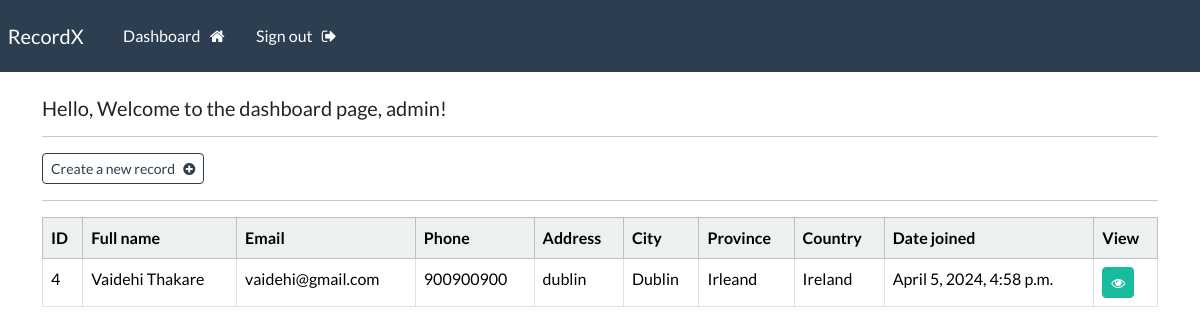
Page /dashboard (signed in) on the earlier database version.
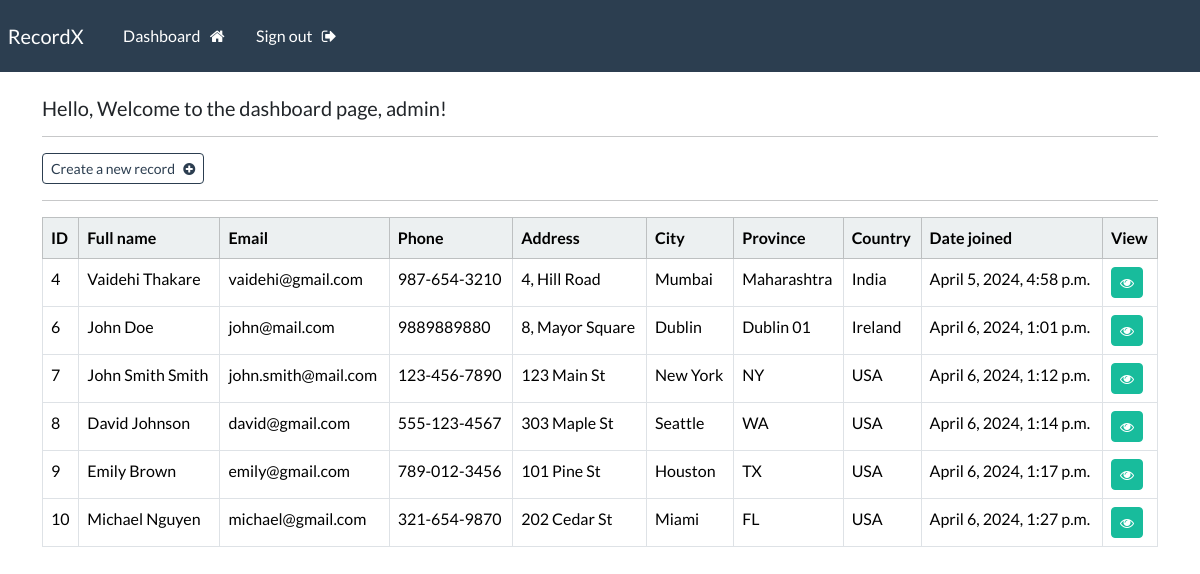
Same page on the later database version.
### myapp/models.py (models this page shows, shortened)
class Record(models.Model):
    creation_date = models.DateTimeField(auto_now_add=True)
    first_name = models.CharField(max_length=100)
    last_name = models.CharField(max_length=100)
    email = models.CharField(max_length=255)
    phone = models.CharField(max_length=20)
    address = models.CharField(max_length=300)
    city = models.CharField(max_length=255)
    province = models.CharField(max_length=200)
    country = models.CharField(max_length=125)
    objects = models.Manager()

### myapp/views.py (the view)
# urls.py: path('dashboard', views.dashboard, name='dashboard'),
@login_required(login_url='login')
def dashboard(request):
    my_records = Record.objects.all()
    context = {'records': my_records}
    return render(request, 'myapp/dashboard.html', context=context)

### myapp/templates/myapp/dashboard.html
{% extends 'myapp/base.html' %}
{% block content %}
    <h5> Hello, Welcome to the dashboard page, {{user}}! </h5>
    <hr>
    <a class="btn btn-outline-primary btn-sm" href="{% url 'create' %}">
        Create a new record &nbsp; <i class="fa fa-plus-circle" aria-hidden="true"></i>
    </a>
    <hr>
    <table class="table table-hover table-bordered">
        <thead class="table-light">
            <tr>
                <th scope="col"> ID </th>
                <th scope="col"> Full name </th>
                <th scope="col"> Email </th>
                <th scope="col"> Phone </th>
                <th scope="col"> Address </th>
                <th scope="col"> City </th>
                <th scope="col"> Province </th>
                <th scope="col"> Country </th>
                <th scope="col"> Date joined </th>
                <th scope="col"> View </th>
            </tr>
        </thead>
        <tbody>
        {% if records %}
            {% for record in records %}
            <tr>
                <td> {{record.id}} </td>
                <td> {{record.first_name}}  {{record.last_name}} </td>
                <td> {{record.email}} </td>
                <td> {{record.phone}} </td>
                <td> {{record.address}} </td>
                <td> {{record.city}} </td>
                <td> {{record.province}} </td>
                <td> {{record.country}} </td>
                <td> {{record.creation_date}} </td>
                <td> <a class="btn btn-success btn-sm" href="{% url 'record' record.id %}"> <i class="fa fa-eye" aria-hidden="true"></i> </a> </td>
            </tr>
            {% endfor %}
        {% endif %}
        </tbody>
    </table>
{% endblock %}

### myapp/templates/myapp/base.html (shortened to what this page needs)
{% load static %}
<!DOCTYPE html>
<html>
    <head>
        <link rel="stylesheet" type="text/css" href="https://bootswatch.com/5/flatly/bootstrap.min.css">
        <link rel="stylesheet" type="text/css" href="{% static 'css/styles.css' %}">
        <link rel="stylesheet" href="https://cdnjs.cloudflare.com/ajax/libs/font-awesome/4.7.0/css/font-awesome.min.css">
    </head>
    <body>
        {% include 'myapp/navbar.html' %}
        <div class="container">
            <br>
            {% block content %}{% endblock %}
        </div>
    </body>
</html>

### myapp/templates/myapp/navbar.html (shortened to what this page needs)
<nav class="navbar navbar-expand-lg navbar-dark bg-primary justify-content-center">
    <a class="navbar-brand main-heading" href="{% url '' %}">
      &nbsp; RecordX
    </a>
      <div class="collapse navbar-collapse text-center" id="navbarNavDropdown">
        <ul class="navbar-nav mr-auto">
          {% if user.is_authenticated %}
            <li class="nav-item">
              <a class="nav-link" href="{% url 'dashboard' %}">Dashboard &nbsp; <i class="fa fa-home" aria-hidden="true"></i> </a>
            </li>
            <li class="nav-item">
              <a class="nav-link" href="{% url 'logout' %}">Sign out &nbsp; <i class="fa fa-sign-out" aria-hidden="true"></i> </a>
            </li>
        </ul>
        {% endif %}
      </div>
  </nav>

Differences in the rows shown:
changed Record "Vaidehi": phone "900900900" → "987-654-3210"; address "dublin" → "4, Hill Road"; city "Dublin" → "Mumbai"; province "Irleand" → "Maharashtra"; country "Ireland" → "India"
added Record: id "6", first_name "John", last_name "Doe", email "john@mail.com", phone "9889889880", address "8, Mayor Square", city "Dublin", province "Dublin 01", country "Ireland", creation_date "April 6, 2024, 1:01 p.m."
added Record: id "7", first_name "John Smith", last_name "Smith", email "john.smith@mail.com", phone "123-456-7890", address "123 Main St", city "New York", province "NY", country "USA", creation_date "April 6, 2024, 1:12 p.m."
added Record: id "8", first_name "David", last_name "Johnson", email "david@gmail.com", phone "555-123-4567", address "303 Maple St", city "Seattle", province "WA", country "USA", creation_date "April 6, 2024, 1:14 p.m."
added Record: id "9", first_name "Emily", last_name "Brown", email "emily@gmail.com", phone "789-012-3456", address "101 Pine St", city "Houston", province "TX", country "USA", creation_date "April 6, 2024, 1:17 p.m."
added Record: id "10", first_name "Michael", last_name "Nguyen", email "michael@gmail.com", phone "321-654-9870", address "202 Cedar St", city "Miami", province "FL", country "USA", creation_date "April 6, 2024, 1:27 p.m."
